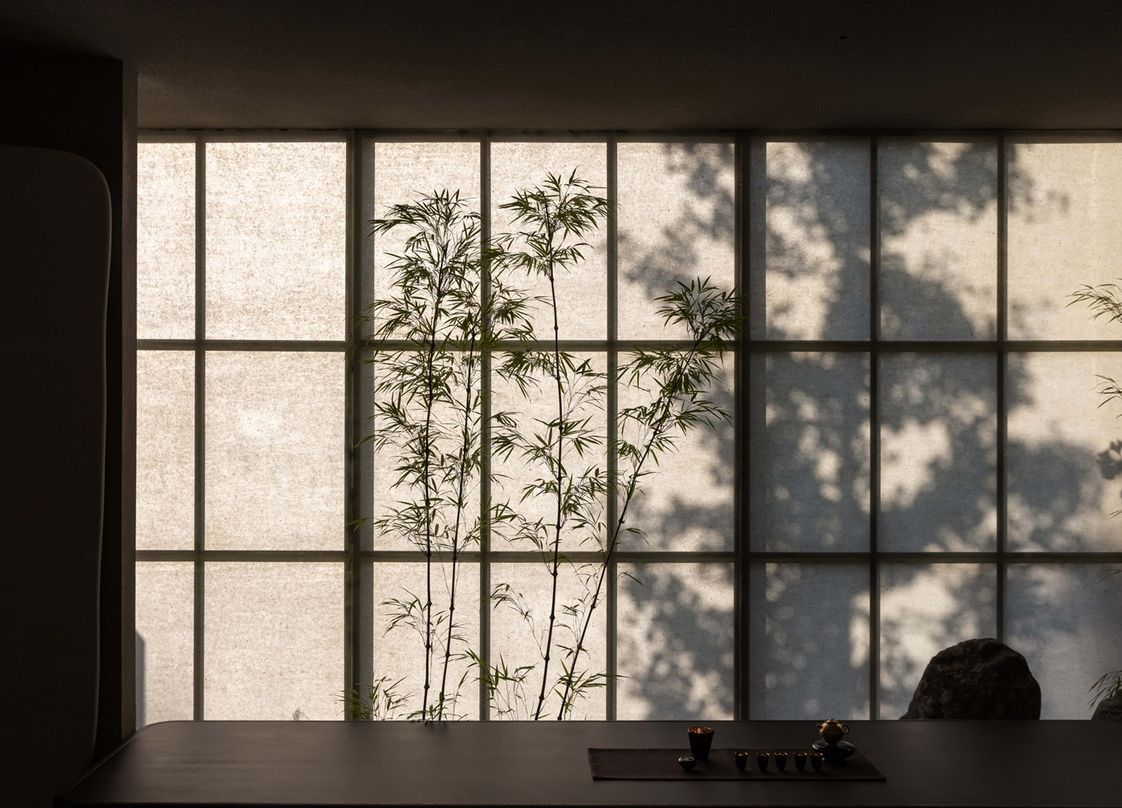
#> input picture assets_src/images/top_concept.png, 1122 x 808 px; its folder holds only this picture in this run
$ python convert_images.py
#> lines starting #> are read from the running program, lines starting #| are printed output that depends on the picture
#!/usr/bin/env python3
"""Convert source photography to delivery-ready WebP + the OGP image.

Dev rule: never ship the original PNG masters — originals live in
assets_src/images/ (outside static/, so they never deploy), WebP goes
to static/images/. Re-run whenever originals change:

    python3 scripts/convert_images.py
"""

from pathlib import Path

import numpy as np
from PIL import Image

ROOT = Path(__file__).resolve().parent.parent
SRC_DIR = ROOT / "assets_src/images"
OUT_DIR = ROOT / "static/images"

MAX_W = 1920  # largest rendered size (hero, full-bleed)
QUALITY = 82

OGP_SOURCE = "mood_00.png"
OGP_SIZE = (1200, 630)

# Letterbox bars baked into a source (mood_02 has ~10px of black on every
# side) show as hairlines once object-fit: cover crops the photo. A border
# line counts as a bar when it is near-black AND flat, and an axis is only
# trimmed when BOTH its sides have one — a dark area on one edge (the hero's
# black post on the right) is part of the photo, not a letterbox.
BORDER_LUMA_MAX = 12
BORDER_STD_MAX = 6
BORDER_MAX_SHARE = 0.03  # never trim more than 3% of a side
BORDER_PAD = 3  # plus the soft anti-aliased lines just inside a bar


def _bar_depth(lines) -> int:
    depth = 0
    for line in lines:
        if line.mean() > BORDER_LUMA_MAX or line.std() > BORDER_STD_MAX:
            break
        depth += 1
    return depth


def trim_black_bars(im: Image.Image) -> Image.Image:
    luma = np.asarray(im.convert("L"), dtype=float)
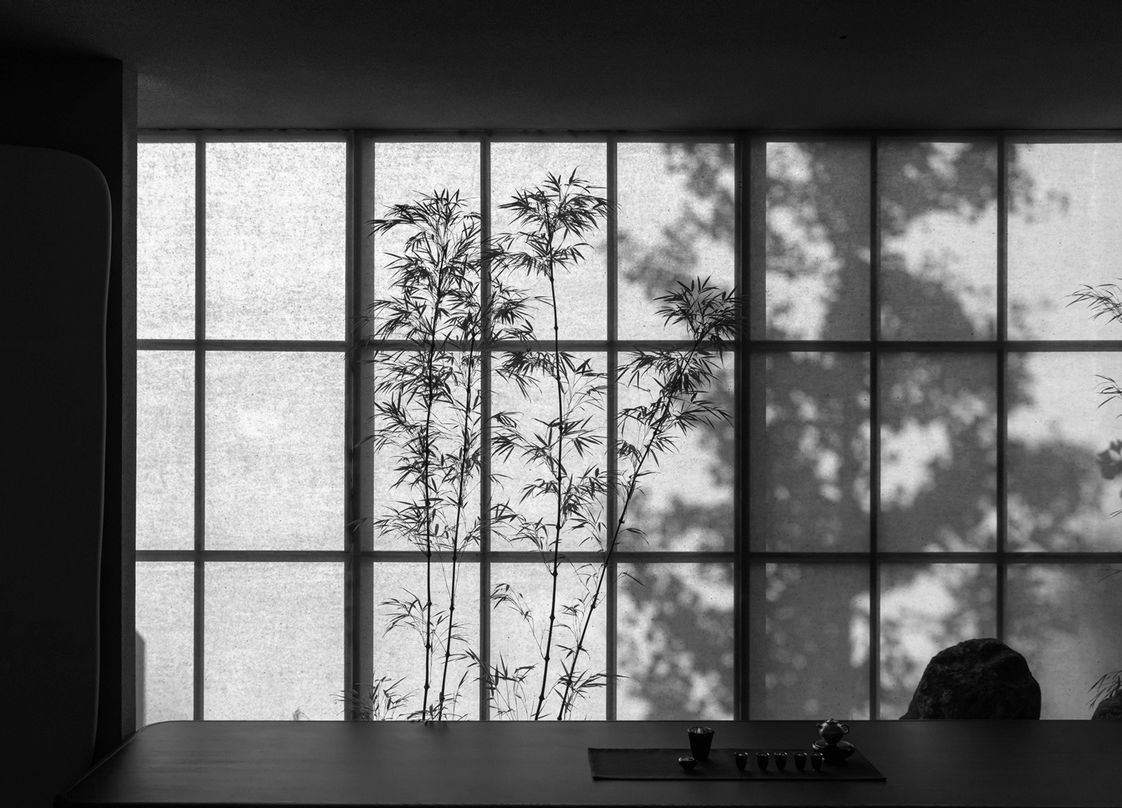
#> luma: shape (808, 1122) float64; min 0, max 254, mean 105
    h, w = luma.shape
#> h = 808; w = 1122
    cap_x, cap_y = int(w * BORDER_MAX_SHARE), int(h * BORDER_MAX_SHARE)
#> cap_x = 33; cap_y = 24

    def axis(start_lines, end_lines, cap):
#> called with cap = 33
        a, b = _bar_depth(start_lines), _bar_depth(end_lines)
#> the loop in _bar_depth, `for line in lines:` made 1 pass
#> after the loop in _bar_depth, `for line in lines:`: depth = 0
#> the loop in _bar_depth (call 2), `for line in lines:` made 1 pass
#> a = 0; b = 0
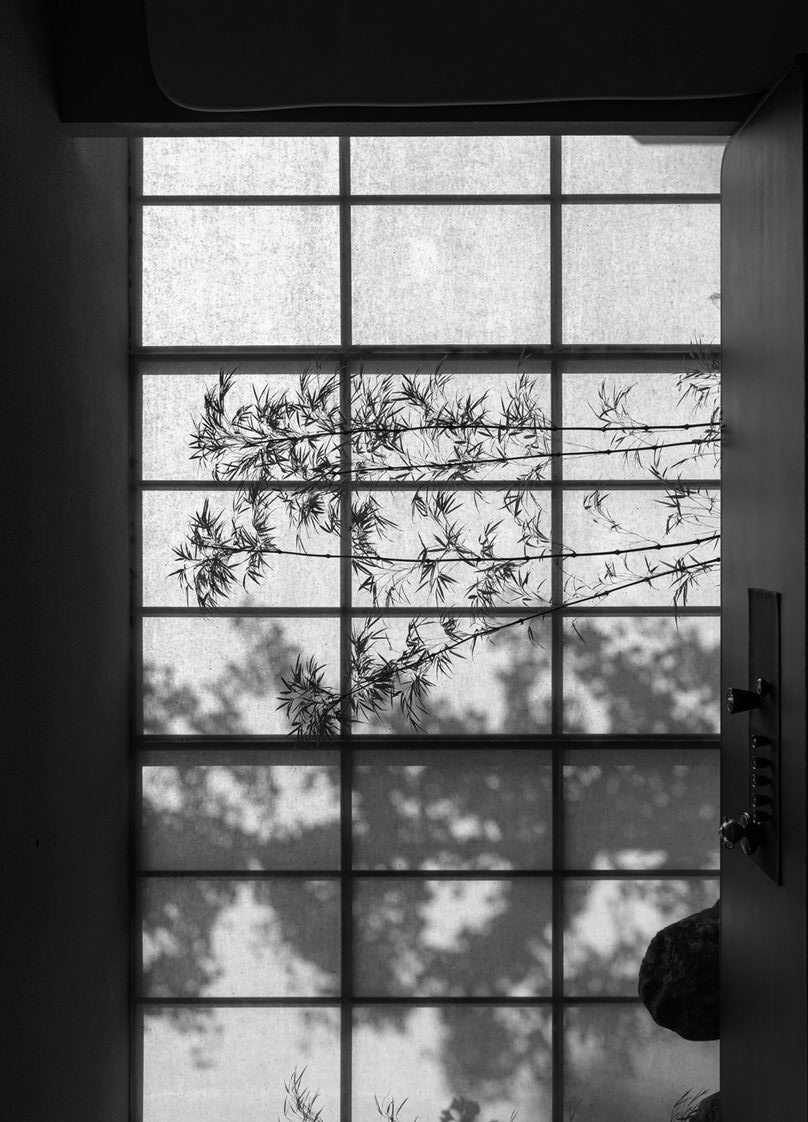
#> start_lines: shape (1122, 808) float64; min 0, max 254, mean 105
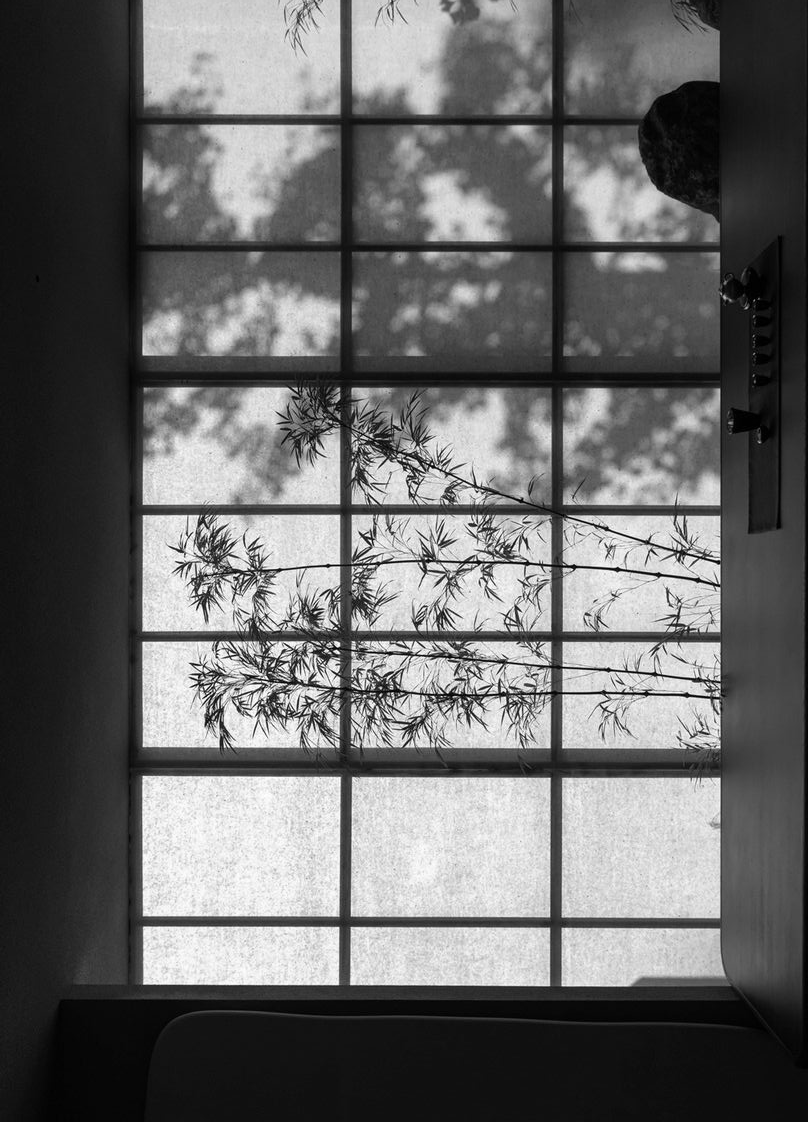
#> end_lines: shape (1122, 808) float64; min 0, max 254, mean 105
        if not (a and b):
            return 0, 0
        return min(a + BORDER_PAD, cap), min(b + BORDER_PAD, cap)

    left, right = axis(luma.T, luma.T[::-1], cap_x)
#> left = 0; right = 0
    top, bottom = axis(luma, luma[::-1], cap_y)
#> call 2 of axis, with cap = 24
#> in axis (call 2), `a, b = _bar_depth(start_lines), _bar_depth(end_lines)`: b = 1
#> in axis (call 2), `a, b = _bar_depth(start_lines), _bar_depth(end_lines)`:
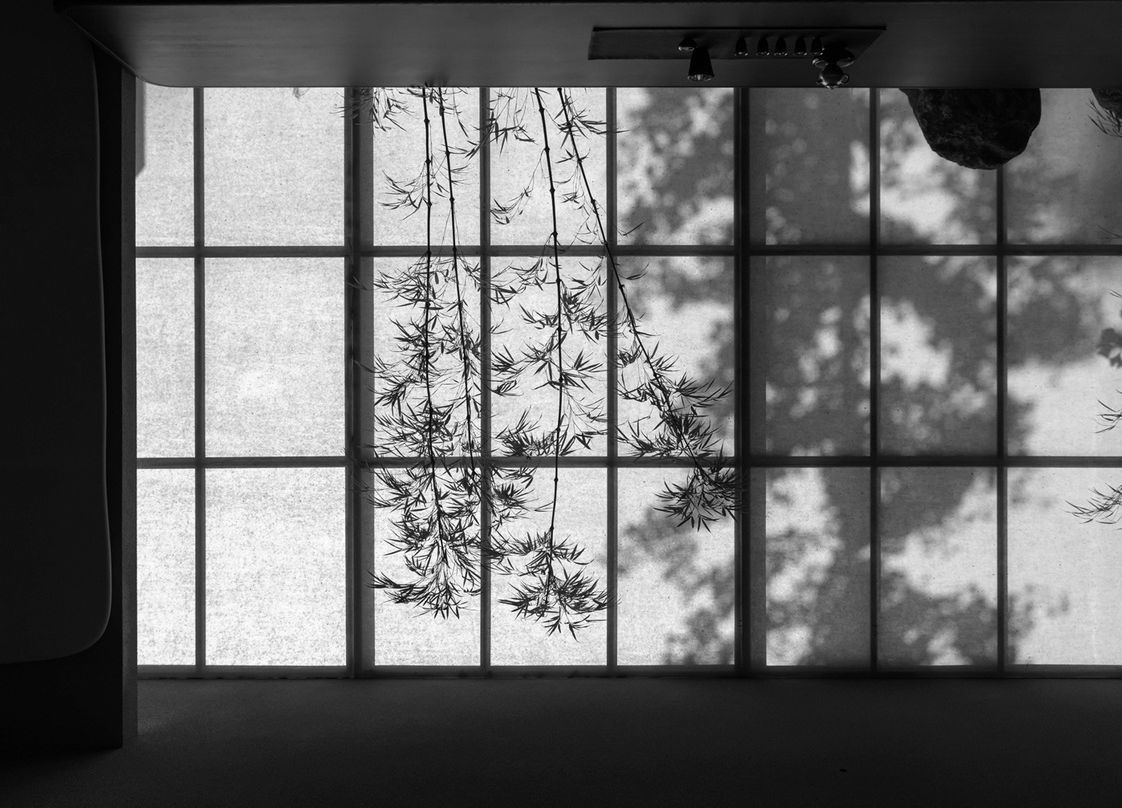
#> end_lines: shape (808, 1122) float64; min 0, max 254, mean 105
#> top = 0; bottom = 0
    if not (left or right or top or bottom):
        return im
    return im.crop((left, top, w - right, h - bottom))


def to_webp(src: Path) -> None:
    im = trim_black_bars(Image.open(src))
#> im is the input picture: PIL image 1122x808 RGB; mean R, G, B 112.3, 103.5, 93.4
    if im.width > MAX_W:
        im = im.resize((MAX_W, round(im.height * MAX_W / im.width)), Image.LANCZOS)
    out = OUT_DIR / f"{src.stem}.webp"
    im.save(out, "WEBP", quality=QUALITY, method=6)
#> (the run stopped early here; a loop or call above may not have finished)

$ run again, on assets_src/images/top_hero.png
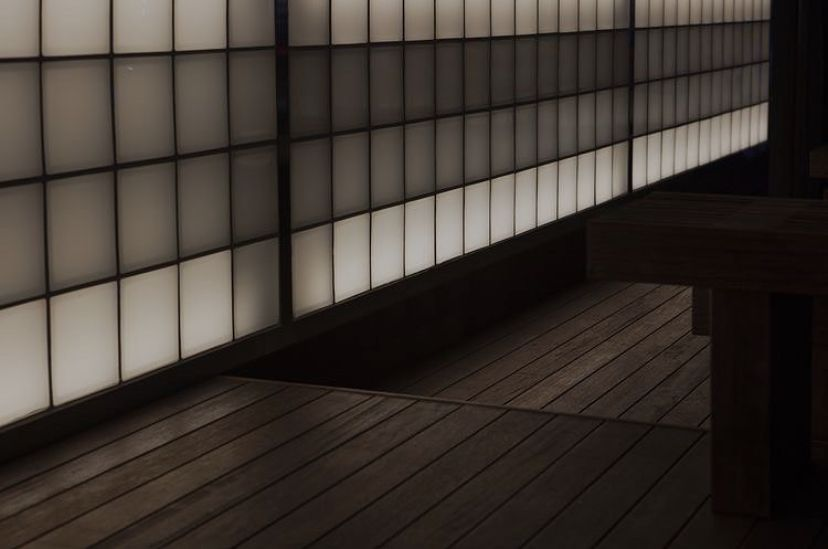
#> input picture assets_src/images/top_hero.png, 828 x 549 px
#> the loop in _bar_depth, `for line in lines:` made 1 pass
#> after the loop in _bar_depth, `for line in lines:`: depth = 0
#> the loop in _bar_depth (call 2), `for line in lines:` made 58 passes
#> b = 57
#> in axis, `a, b = _bar_depth(start_lines), _bar_depth(end_lines)`:
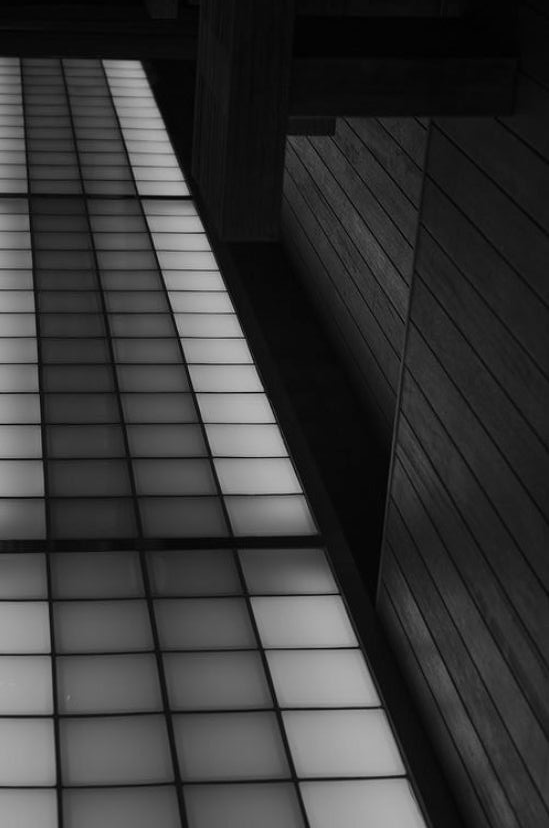
#> end_lines: shape (828, 549) float64; min 0, max 184, mean 56.5
#> left = 0
#> in axis (call 2), `a, b = _bar_depth(start_lines), _bar_depth(end_lines)`:
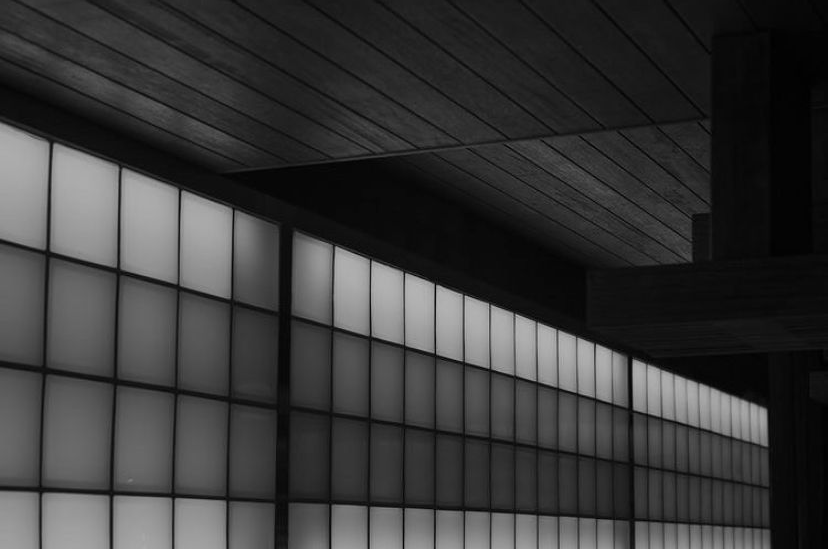
#> end_lines: shape (549, 828) float64; min 0, max 184, mean 56.5
#> in to_webp, im is the input picture: PIL image 828x549 RGB; mean R, G, B 62.6, 54.8, 48.9
